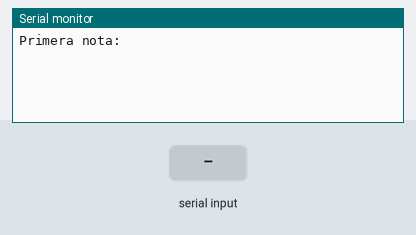
Bench run of a sketch on a simulated Arduino Uno, built with avr-gcc and run on an emulated ATmega328P. Parts: the last lines printed to the serial monitor. The test bench sets the inputs (shaded band).

Above: at 1.2 s.
1.3 s: "90,45,200\n" received over Serial
At 2.2 s:
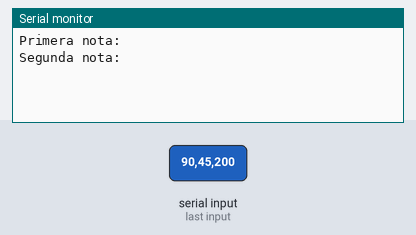
2.8 s: "30,150,10\n" received over Serial
At 3.3 s:
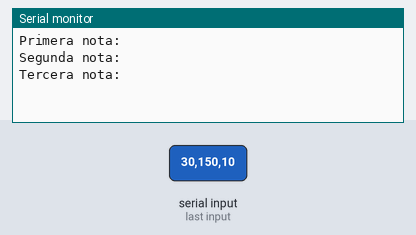
4.3 s: "90,45\n" received over Serial
At 5.5 s:
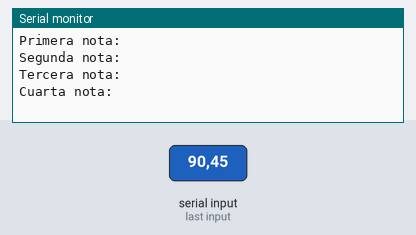
5.8 s: "30,150\n" received over Serial
At 6.4 s:
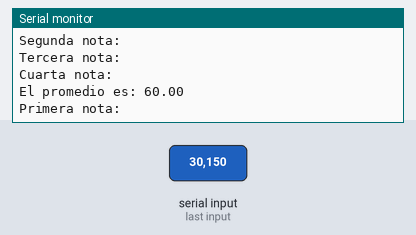

Measured:
- after the input at 1.3 s, the serial monitor: prints a new line at once (image 1)
- after the input at 2.8 s, the serial monitor: prints a new line at once (image 2)
- after the input at 4.3 s, the serial monitor: prints a new line at once (image 3)
- after the input at 5.8 s, the serial monitor: prints a new line at once (image 4)

The sketch:

Ejercicio_promedio.ino
```cpp
int nota1, nota2, nota3, nota4;
float promedio;

void setup() {
  //Se inicializa la comunicación serial
  Serial.begin(9600);
}

void loop() {
  Serial.println("Primera nota: ");
  //Este while true es para que sólo pregunte una vez y se quede esperando el input
  while (true) {
    if (Serial.available()) {
      //Se lee la entrada como un string, eso facilita las cosas
      String input = Serial.readStringUntil('\n');
      //Se transforma el string a int
      nota1 = input.toInt();
      break;
    }
  }
  Serial.println("Segunda nota: ");
  //Este while true es para que sólo pregunte una vez y se quede esperando el input
  while (true) {
    if (Serial.available()) {
      //Se lee la entrada como un string, eso facilita las cosas
      String input = Serial.readStringUntil('\n');
      //Se transforma el string a int
      nota2 = input.toInt();
      break;
    }
  }
  Serial.println("Tercera nota: ");
  //Este while true es para que sólo pregunte una vez y se quede esperando el input
  while (true) {
    if (Serial.available()) {
      //Se lee la entrada como un string, eso facilita las cosas
      String input = Serial.readStringUntil('\n');
      //Se transforma el string a int
      nota3 = input.toInt();
      break;
    }
  }
  Serial.println("Cuarta nota: ");
  //Este while true es para que sólo pregunte una vez y se quede esperando el input
  while (true) {
    if (Serial.available()) {
      //Se lee la entrada como un string, eso facilita las cosas
      String input = Serial.readStringUntil('\n');
      //Se transforma el string a int
      nota4 = input.toInt();
      //Se hace el cálculo del promedio
      promedio = (nota1 + nota2 + nota3 + nota4) / 4.0;
      //Se imprime el resultado
      Serial.print("El promedio es: ");
      Serial.println(promedio);
      break;
    }
  }
}
```
